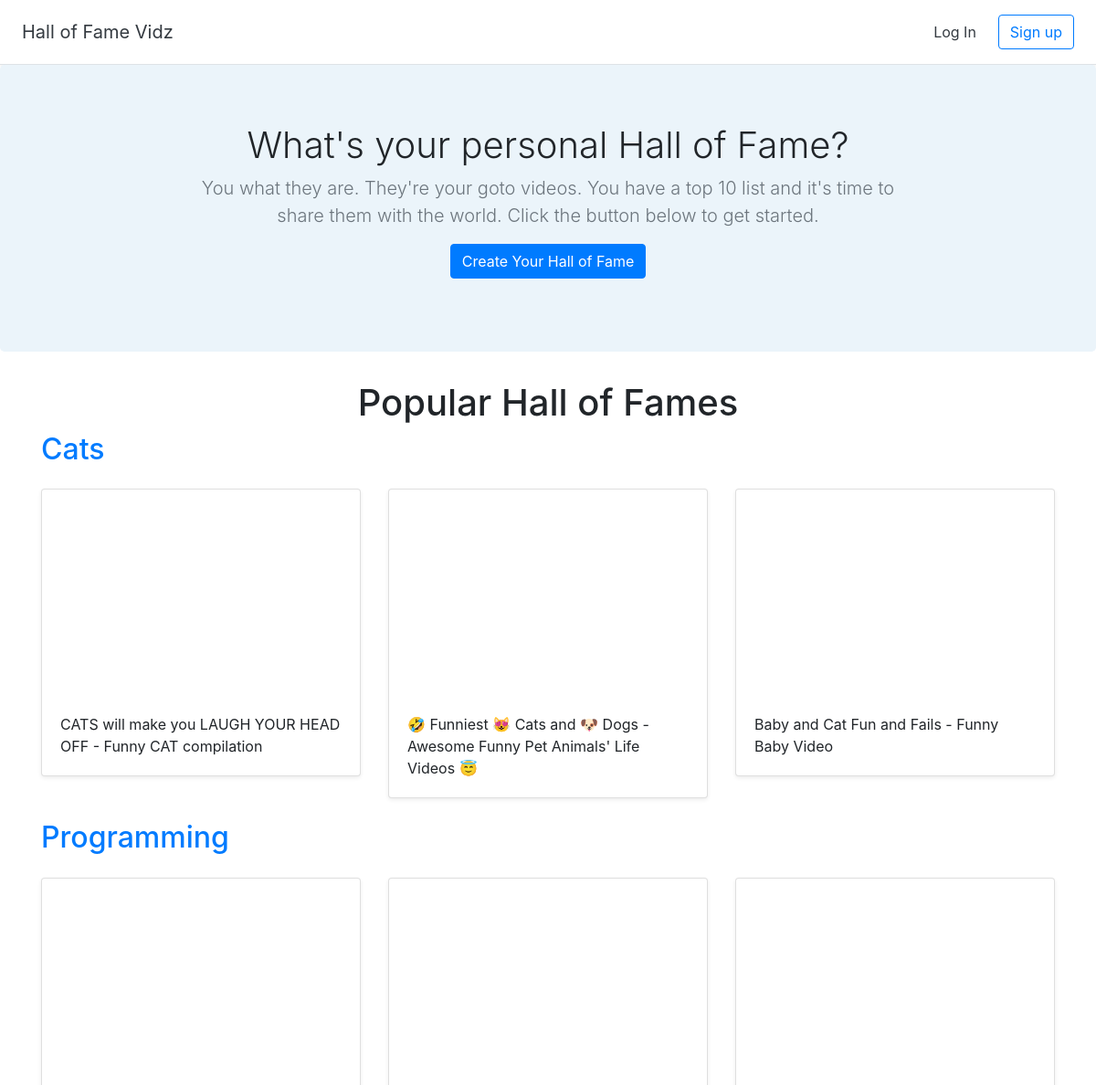
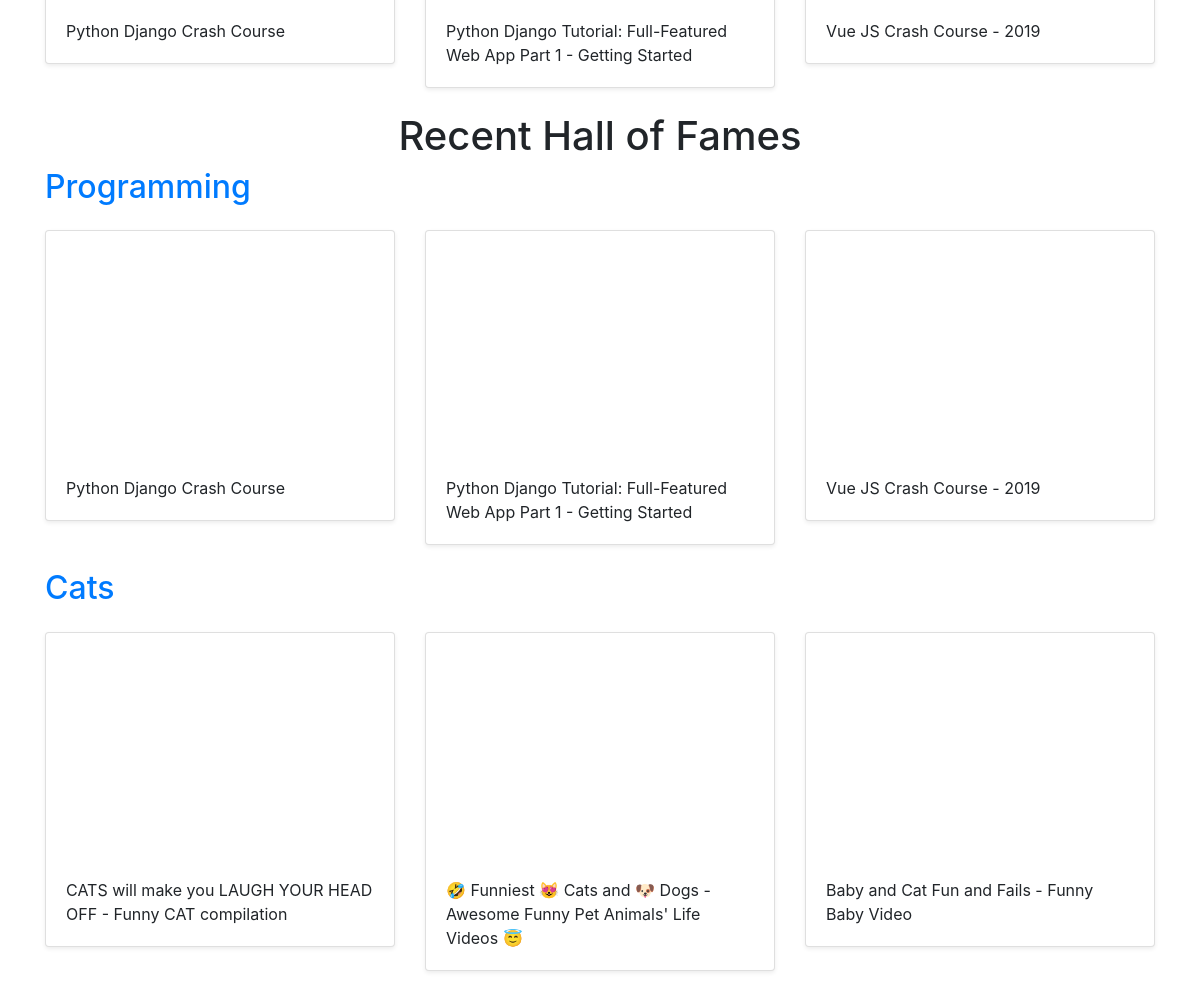
The page / on the database its author committed (2 pictures, top to bottom).
### halls/models.py (models this page shows)
class Hall(models.Model):
    title = models.CharField(max_length=255)
    user = models.ForeignKey(User, on_delete=models.CASCADE)

class Video(models.Model):
    title = models.CharField(max_length=255)
    url = models.URLField()
    youtube_id = models.CharField(max_length=255)
    hall = models.ForeignKey(Hall, on_delete=models.CASCADE)

### halls/views.py (the view)
# urls.py: 2. Add a URL to urlpatterns:  path('', views.home, name='home')
def home(request):
    recent_halls = Hall.objects.all().order_by('-id')[:3]
    popular_halls = [Hall.objects.get(pk=8),Hall.objects.get(pk=9)]
    return render(request, 'halls/home.html', {'recent_halls':recent_halls, 'popular_halls':popular_halls})

### halls/templates/halls/home.html
{% extends 'halls/base.html' %}
{% block content %}
<section class="jumbotron text-center">
  <div class="container">
    <h1 class="jumbotron-heading">What's your personal Hall of Fame?</h1>
    <p class="lead text-muted">You what they are. They're your goto videos. You have a top 10 list and it's time to share them with the world. Click the button below to get started.</p>
    <p>
      <a href="{% url 'create_hall' %}" class="btn btn-primary">Create Your Hall of Fame</a>
    </p>
  </div>
</section>
<div class="container">
  <h1 class="text-center">Popular Hall of Fames</h1>
  {% for hall in popular_halls %}
<h2><a href="{% url 'detail_hall' hall.id %}">{{ hall.title }}</a></h2>
  <div class="row">
    {% for video in hall.video_set.all %}
    <div class="col-md-4 mt-3">
      <div class="card mb-4 shadow-sm">
        <iframe width="100%" height="225" src="https://www.youtube.com/embed/{{ video.youtube_id }}" frameborder="0" allow="accelerometer; autoplay; encrypted-media; gyroscope; picture-in-picture" allowfullscreen></iframe>
        <div class="card-body">
          <p class="card-text">{{ video.title }}</p>
        </div>
      </div>
    </div>
    {% endfor %}
    </div>
  {% endfor %}
  <h1 class="text-center">Recent Hall of Fames</h1>
  {% for hall in recent_halls %}
<h2><a href="{% url 'detail_hall' hall.id %}">{{ hall.title }}</a></h2>
  <div class="row">
    {% for video in hall.video_set.all %}
    <div class="col-md-4 mt-3">
      <div class="card mb-4 shadow-sm">
        <iframe width="100%" height="225" src="https://www.youtube.com/embed/{{ video.youtube_id }}" frameborder="0" allow="accelerometer; autoplay; encrypted-media; gyroscope; picture-in-picture" allowfullscreen></iframe>
        <div class="card-body">
          <p class="card-text">{{ video.title }}</p>
        </div>
      </div>
    </div>
    {% endfor %}
    </div>
  {% endfor %}
</div>
{% endblock %}

### halls/templates/halls/base.html (shortened to what this page needs)
<!doctype html>
<html lang="en">
{% load staticfiles %}
<head>
  <link rel="stylesheet" href="https://stackpath.bootstrapcdn.com/bootstrap/4.2.1/css/bootstrap.min.css">
  <link href="{% static 'custom.css' %}" rel="stylesheet">
</head>
<body>
  <div class="d-flex flex-column flex-md-row align-items-center p-3 px-md-4 bg-white border-bottom shadow-sm">
    <h5 class="my-0 mr-md-auto font-weight-normal"><a href="{% url 'home' %}" class="text-dark">Hall of Fame Vidz</a></h5>
    <nav class="my-2 my-md-0 mr-md-3">
      {% if user.is_authenticated %}
      <a class="p-2 text-dark" href="{% url 'dashboard' %}">Dashboard</a>
      <a class="p-2 text-dark" href="{% url 'logout' %}">Log Out</a>
      {% else %}
      <a class="p-2 text-dark" href="{% url 'login' %}">Log In</a>
      {% endif %}
    </nav>
    {% if user.is_authenticated == False %}
    <a class="btn btn-outline-primary" href="{% url 'signup' %}">Sign up</a>
    {% endif %}
  </div>
  {% block content %}
  {% endblock %}
</body>
</html>

### halls/static/custom.css (style rules this page uses)
.jumbotron { background-color: #EBF4FA; }
.jumbotron-heading { font-weight: 300; }
.jumbotron .container { max-width: 51rem; }

### rows shown on the page
Hall: title "Cats"
Video: title "CATS will make you LAUGH YOUR HEAD OFF - Funny CAT compilation"
Video: title "🤣 Funniest 😻 Cats and 🐶 Dogs - Awesome Funny Pet Animals' Life Videos 😇"
Video: title "Baby and Cat Fun and Fails - Funny Baby Video"
Hall: title "Programming"
Video: title "Python Django Crash Course"
Video: title "Python Django Tutorial: Full-Featured Web App Part 1 - Getting Started"
Video: title "Vue JS Crash Course - 2019"
